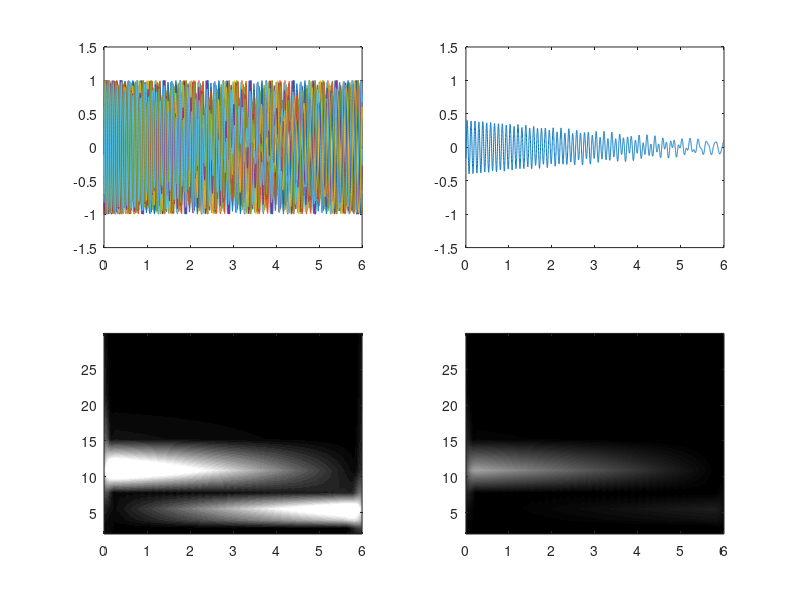

MATLAB code to generate this figure:


t = -2:.005:2; 

% Morlet wavelet
f=4;
csw = cos(2*pi*f*t);
w = 2*( 5/(2*pi*f) )^2;
gaussian = exp( (-t.^2)/w );
MorletWavelet = csw .* gaussian;

subplot(311)
plot(t,MorletWavelet)
set(gca,'ylim',[-1 1.1])


% Haar wavelet
HaarWavelet = zeros(size(t));
HaarWavelet(dsearchn(t',0):dsearchn(t',.5)) = 1;
HaarWavelet(dsearchn(t',.5):dsearchn(t',1)) = -1;

subplot(312)
plot(t,HaarWavelet)
set(gca,'ylim',[-1.1 1.1])



% Mexican hat wavelet
s = .4;
MexicanWavelet = (2/(sqrt(3*s)*pi^.25)) .* (1- (t.^2)/(s^2) ) .* exp( (-t.^2)./(2*s^2) );
subplot(313)
plot(t,MexicanWavelet)
set(gca,'ylim',[-.7 1.5])


% create complex sine wave
csw = exp(1i*2*pi*f*t);

% Morlet wavelet is a sine wave tapered by a Gaussian.
% The variable gaussian was created above.
mwavelet = csw .* gaussian;

clf
plot3(t,real(mwavelet),imag(mwavelet),'k-o','markerfacecolor','m');
xlabel('Time (s)'), ylabel('real part'),
zlabel('imaginary part')
rotate3d % unnecessary in Octave


% create a linear chirp
srate   = 1000;
t       = 0:1/srate:6;
f       = [2 8]; % frequencies in Hz
chirpTS = sin(2*pi.*linspace(f(1),mean(f),length(t)).*t);

% The wavelet has its own time vector, but 
% the sampling rate MUST be the same as for the signal.
wavetime = -2:1/srate:2;

% width of the Gaussian that tapers the sine wave
w = 2*( 4/(2*pi*5) )^2;

% create the complex Morlet wavelet
cmw = exp(1i*2*pi*5.*wavetime) .* exp( (-wavetime.^2)/w );

% half of the length of the wavelet
halfwavsize = floor(length(wavetime)/2);

% Perform time-domain convolution...
% the signal must be zero-padded
chirpTSpad = [zeros(1,halfwavsize) chirpTS zeros(1,halfwavsize)];
% initialize results matrix
convres = zeros(size(chirpTSpad));

% and now the actual convolution
for i=halfwavsize+1:length(chirpTS)+halfwavsize-1
    convres(i) = sum( chirpTSpad(i-halfwavsize:i+halfwavsize) .* cmw );
end
% the final step of convolution is to trim the edges
convres = convres(halfwavsize:end-halfwavsize-1);

% and plot the results
clf
subplot(211)
plot(t,chirpTS)

subplot(212)
plot(t,abs(convres))
xlabel('Time (s)'), ylabel('Amplitude (unscaled)')

% length of convolution
Lconv = length(t)+length(wavetime)-1;

% Convolution as multiplication in the frequency domain
convres2 = ifft( fft(chirpTS,Lconv).*fft(cmw,Lconv) );
convres2 = convres2(halfwavsize:end-halfwavsize-1);

hold on, plot(t,abs(convres2),'r')
Lconv = length(t)+length(wavetime)-1;

% Fourier spectra of the two signals
cmwX = fft(cmw,Lconv);
cmwX = cmwX./max(cmwX);

% and their multiplied inverse
convres4 = ifft( fft(chirpTS,Lconv).*cmwX );
convres4 = convres4(halfwavsize:end-halfwavsize-1);

clf
plot(t,chirpTS), hold on
plot(t,2*abs(convres4),'r')
% number and range of frequencies for analysis
nfrex = 30;
frex  = logspace(log10(2),log10(30),nfrex);

% initialize...
tf = zeros(nfrex,length(chirpTS));

% Fourier spectrum of the signal. Note that because this does not change as
% a function of wavelet frequency, it needs to be computed only once.
chirpTSx = fft(chirpTS,Lconv);

% loop through frequencies
for fi=1:nfrex
    % compute normalized Fourier spectra of wavelet
    w = 2*( 5/(2*pi*frex(fi)) )^2;
    cmwX = fft(exp(1i*2*pi*frex(fi).*wavetime) .* exp( (-wavetime.^2)/w ), Lconv);
    cmwX = cmwX./max(cmwX);
    
    % convolution and extract amplitude
    convres = ifft( chirpTSx .* cmwX );
    tf(fi,:) = 2*abs(convres(halfwavsize:end-halfwavsize-1));
end

clf
contourf(t,frex,tf,40,'linecolor','none')
set(gca,'clim',[0 1]), colorbar
times2plot = dsearchn(t',(1:0.2:4.5)');
freq2plot  = dsearchn(frex',6);

% full data
plot(t,tf(freq2plot,:)), hold on

% downsampled data
plot(t(times2plot),tf(freq2plot,times2plot),'ro-')

clf

% properties of wavelet with 7 cycles
freq2use= 5;
w       = 2*( 7/(2*pi*freq2use) )^2;
mwave7  = exp(1i*2*pi*freq2use.*wavetime) .* exp( (-wavetime.^2)/w );
mwave7x = fft(mwave7,Lconv);
mwave7x = mwave7x./max(mwave7x);
convres = ifft( chirpTSx .* mwave7x );
pow7    = 2*abs(convres(halfwavsize:end-halfwavsize-1));

% same as previous, but using 3 cycles
w       = 2*( 3/(2*pi*freq2use) )^2;
mwave3  = exp(1i*2*pi*freq2use.*wavetime) .* exp( (-wavetime.^2)/w );
mwave3x = fft(mwave3,Lconv);
mwave3x = mwave3x./max(mwave3x);
convres = ifft( chirpTSx .* mwave3x );
pow3    = 2*abs(convres(halfwavsize:end-halfwavsize-1));


subplot(221)
plot(wavetime,real(mwave7)), hold on
plot(wavetime,real(mwave3),'r')
xlabel('Time (s)'), ylabel('Amplitude')
title('Projection of wavelets onto time and real axes')

subplot(222)
hz = linspace(0,srate/2,floor(length(wavetime)/2+1));
x7 = 2*abs(fft(mwave7)); 
x3 = 2*abs(fft(mwave3));
plot(hz,x7(1:length(hz))), hold on
plot(hz,x3(1:length(hz)),'r')
set(gca,'xlim',[0 20])
xlabel('Frequency (Hz)'), ylabel('Amplitude')
title('Non-normalized power spectra of wavelets')
legend({'7 cycles';'3 cycles'})

subplot(212)
plot(t,pow7), hold on
plot(t,pow3,'r')
xlabel('Time (s)'), ylabel('Amplitude')
title([ num2str(freq2use) ' Hz component of chirp' ])
legend({'7 cycles';'3 cycles'})


nfrex = 9;
frex  = logspace(log10(2),log10(30),nfrex);
% n is the parameter that sets the number of cycles
ncyc = logspace(log10(3),log10(12),nfrex);

% create family of wavelets
wavelet_fam = zeros(nfrex,length(wavetime));
for fi=1:nfrex
    % all wavelets in this family are the same except 
    % for the 'n' parameter
    w = 2*( ncyc(fi)/(2*pi*frex(fi)) )^2;
    wavelet_fam(fi,:) = exp(1i*2*pi*frex(fi).*wavetime) ...
        .* exp( (-wavetime.^2)/w );
end

for i=1:9
    subplot(3,3,i)
    plot(wavetime,real(wavelet_fam(i,:)))
    set(gca,'xlim',[-1 1],'ylim',[-1.1 1.1])
end

srate=1000; 
t = 0:1/srate:12;
f = [6 14 25 40 70];
% note the widely varying amplitudes
a = [.001234 1.234 1234 123400 12340000];
% relevant amplitude modulations
m = [-.1 .1 -.2 .2 -.3];

basetidx = dsearchn(t',[2 4]');

signal = zeros(size(t));
for i=1:length(f)
    
    % compute 'base' signal
    signal = signal + a(i).*sin(2*pi*f(i).*t);
    
    % add time-limited modulation to signal
    extrasignal = m(i)*a(i)*sin(2*pi*f(i).*t) .* exp( -(t-7).^2 );
    signal = signal + extrasignal;
end

clf

% plot the time-domain signal
subplot(211)
plot(t,signal)
xlabel('Time (s)'), ylabel('Amplitude')



% setup for wavelet convolution
nfrex       = length(f);
wavetime    = -2:1/srate:2;
Lconv       = length(t)+length(wavetime)-1;
halfwavsize = floor(length(wavetime)/2);
tf          = zeros(nfrex,length(t));
signalX     = fft(signal,Lconv);

% loop over frequencies and perform convolution
for fi=1:nfrex
    w = 2*( 10/(2*pi*f(fi)) )^2;
    cmwX = fft(exp(1i*2*pi*f(fi).*wavetime) .* exp( (-wavetime.^2)/w ), Lconv);
    cmwX = cmwX./max(cmwX);
    convres = ifft( signalX .* cmwX );
    tf(fi,:) = 2*abs(convres(halfwavsize:end-halfwavsize-1));
end

% plot the non-dB-normalized result
subplot(223)
plot(t,tf)
xlabel('Time (s)'), ylabel('Amplitude (raw)')
title('Non-normalized amplitude')

% convert to dB and plot again
subplot(224)
db = 10*log10( bsxfun(@rdivide,tf,mean(tf(:,basetidx(1):basetidx(2)),2)) );
plot(t,db)
set(gca,'ylim',[-2 2])
xlabel('Time (s)'), ylabel('Amplitude (dB)')
title('dB-normalized amplitude')
% The signal will have two overlapping sine waves,
% one with increasing power and one with decreasing power.

% first, the basics:
srate     = 1000;
time      = 0:1/srate:6;
sinefreqs = [5 11]; % in hz
numTrials = 20;
wavetime  = -2:1/srate:2;
nfrex     = 9; 
frex      = logspace(log10(2),log10(30),nfrex);
ncyc      = logspace(log10(3),log10(12),nfrex);
Lconv     = length(time)+length(wavetime)-1;
halfwavsize= floor(length(wavetime)/2);

% second, initialize matrices
signal = zeros(numTrials,length(time));
tf     = zeros(2,nfrex,length(time));

% third, create the signal
ampInc = linspace(0,1,length(time));
ampDec = linspace(1,0,length(time));

for ti=1:numTrials
    sine1 = ampInc.*sin(2*pi*sinefreqs(1)*time + rand*2*pi);
    sine2 = ampDec.*sin(2*pi*sinefreqs(2)*time + rand*2*pi);
    signal(ti,:) =  sine1+sine2;
end

% fourth, perform time-frequency decomposition
dataX1 = fft(signal,Lconv,2);     % FFT along 2nd dimension
dataX2 = fft(mean(signal),Lconv); % note that trials are first averaged

for fi=1:nfrex
    % create wavelet
    w          = 2*( ncyc(fi)/(2*pi*frex(fi)) )^2; % w is width of Gaussian
    cmwX  = fft(exp(1i*2*pi*frex(fi).*wavetime) .* exp( (-wavetime.^2)/w ), Lconv);
    cmwX  = cmwX./max(cmwX);
    
    % convolution of all trials simultaneously using bxsfun
    convres    = ifft( bsxfun(@times,dataX1,cmwX) ,[],2);
    temppower  = 2*abs(convres(:,halfwavsize:end-halfwavsize-1));
    tf(1,fi,:) = mean(temppower,1);
    
    % The 2 lines above are equivalent to the 5 lines below, which uses
    % loops and thus should be avoided when possible.
%     for ti=1:numTrials
%         dataX = fft(signal(ti,:),Lconv);
%         convres = ifft( dataX .* mwave_fft );
%         tf(ti,fi,:) = 2*abs(convres(halfwavsize:end-halfwavsize-1));
%     end

    
    % convolution of trial average
    convres    = ifft( dataX2.*cmwX );
    tf(2,fi,:) = 2*abs(convres(:,halfwavsize:end-halfwavsize-1));
end

% finally (sixth), plot the average and TF power
subplot(221)
plot(time,signal)
set(gca,'ylim',[-1.5 1.5])

subplot(223)
contourf(time,frex,squeeze(tf(1,:,:)),40,'linecolor','none')
set(gca,'clim',[0 .6])
colormap gray


% finally (sixth), plot the average and TF power
subplot(222)
plot(time,mean(signal))
set(gca,'ylim',[-1.5 1.5])

subplot(224)
contourf(time,frex,squeeze(tf(2,:,:)),40,'linecolor','none')
set(gca,'clim',[0 .6])
colormap gray

%% end
